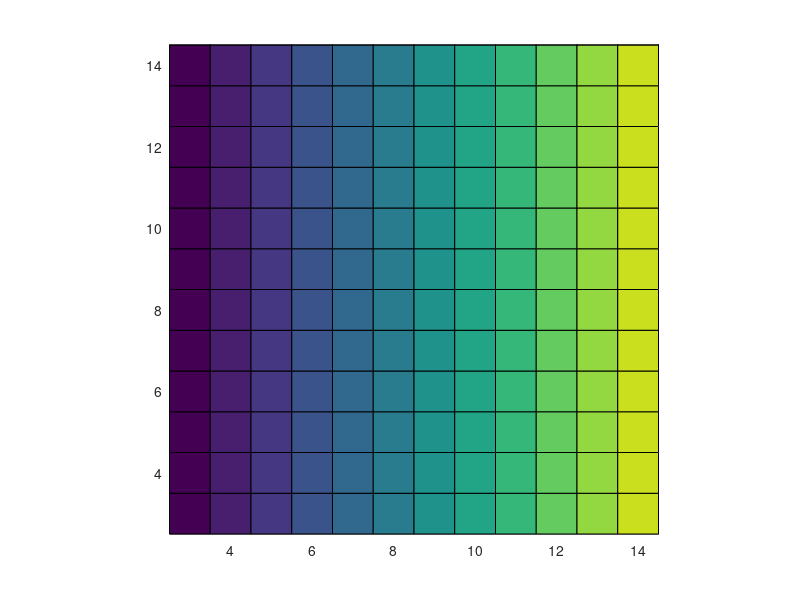

MATLAB code for this plot:
clear
limits = 2:14;

for i = limits
    for j=limits
        x = [i i+1 i+1 i] + 0.5;
        y = [j j j+1 j+1] + 0.5;
        patch(x,y,i)
        axis([min(limits) max(limits) min(limits) max(limits)] + 0.5)
        axis square
    end
end